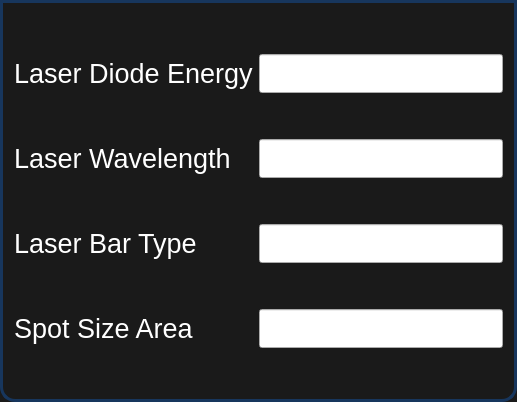
                              <widget class="QFrame" name="frame_4">
                               <property name="styleSheet">
                                <string notr="true">QFrame {
	border: 3px solid #FF17365D;
	border-bottom-left-radius: 15px;
	border-bottom-right-radius: 15px;
background-color: rgb(26, 26, 26);
}
QLabel{
border:0px;
color:white;
}</string>
                               </property>
                               <property name="frameShape">
                                <enum>QFrame::StyledPanel</enum>
                               </property>
                               <property name="frameShadow">
                                <enum>QFrame::Raised</enum>
                               </property>
                               <layout class="QVBoxLayout" name="verticalLayout_88">
                                <item>
                                 <layout class="QGridLayout" name="laserGridLayout">
                                  <property name="topMargin">
                                   <number>0</number>
                                  </property>
                                  <property name="rightMargin">
                                   <number>0</number>
                                  </property>
                                  <property name="bottomMargin">
                                   <number>0</number>
                                  </property>
                                  <item row="8" column="1">
                                   <widget class="LineEdit" name="txtSpotSize">
                                    <property name="font">
                                     <font>
                                      <family>Arial</family>
                                      <pointsize>20</pointsize>
                                     </font>
                                    </property>
                                    <property name="alignment">
                                     <set>Qt::AlignCenter</set>
                                    </property>
                                   </widget>
                                  </item>
                                  <item row="8" column="0">
                                   <widget class="QLabel" name="lblSpotSize">
                                    <property name="font">
                                     <font>
                                      <family>Arial</family>
                                      <pointsize>20</pointsize>
                                     </font>
                                    </property>
                                    <property name="text">
                                     <string>Spot Size Area</string>
                                    </property>
                                   </widget>
                                  </item>
                                  <item row="5" column="1">
                                   <spacer name="verticalSpacer_55">
                                    <property name="orientation">
                                     <enum>Qt::Vertical</enum>
                                    </property>
                                    <property name="sizeHint" stdset="0">
                                     <size>
                                      <width>20</width>
                                      <height>40</height>
                                     </size>
                                    </property>
                                   </spacer>
                                  </item>
                                  <item row="9" column="1">
                                   <spacer name="verticalSpacer_63">
                                    <property name="orientation">
                                     <enum>Qt::Vertical</enum>
                                    </property>
                                    <property name="sizeHint" stdset="0">
                                     <size>
                                      <width>20</width>
                                      <height>40</height>
                                     </size>
                                    </property>
                                   </spacer>
                                  </item>
                                  <item row="1" column="0">
                                   <widget class="QLabel" name="lblLaserDiodeEnergy">
                                    <property name="font">
                                     <font>
                                      <family>Arial</family>
                                      <pointsize>20</pointsize>
                                     </font>
                                    </property>
                                    <property name="text">
                                     <string>Laser Diode Energy</string>
                                    </property>
                                   </widget>
                                  </item>
                                  <item row="0" column="1">
                                   <spacer name="verticalSpacer_62">
                                    <property name="orientation">
                                     <enum>Qt::Vertical</enum>
                                    </property>
                                    <property name="sizeHint" stdset="0">
                                     <size>
                                      <width>20</width>
                                      <height>40</height>
                                     </size>
                                    </property>
                                   </spacer>
                                  </item>
                                  <item row="2" column="1">
                                   <spacer name="verticalSpacer_54">
                                    <property name="orientation">
                                     <enum>Qt::Vertical</enum>
                                    </property>
                                    <property name="sizeHint" stdset="0">
                                     <size>
                                      <width>20</width>
                                      <height>40</height>
                                     </size>
                                    </property>
                                   </spacer>
                                  </item>
                                  <item row="6" column="0">
                                   <widget class="QLabel" name="lblLaserBarType">
                                    <property name="font">
                                     <font>
                                      <family>Arial</family>
                                      <pointsize>20</pointsize>
                                     </font>
                                    </property>
                                    <property name="text">
                                     <string>Laser Bar Type</string>
                                    </property>
                                   </widget>
                                  </item>
                                  <item row="1" column="1">
                                   <widget class="LineEdit" name="txtLaserDiodeEnergy">
                                    <property name="font">
                                     <font>
                                      <family>Arial</family>
                                      <pointsize>20</pointsize>
                                     </font>
                                    </property>
                                    <property name="alignment">
                                     <set>Qt::AlignCenter</set>
                                    </property>
                                   </widget>
                                  </item>
                                  <item row="6" column="1">
                                   <widget class="LineEdit" name="txtLaserBarType">
                                    <property name="font">
                                     <font>
                                      <family>Arial</family>
                                      <pointsize>20</pointsize>
                                     </font>
                                    </property>
                                    <property name="alignment">
                                     <set>Qt::AlignCenter</set>
                                    </property>
                                   </widget>
                                  </item>
                                  <item row="4" column="0">
                                   <widget class="QLabel" name="lblLaserWavelength">
                                    <property name="font">
                                     <font>
                                      <family>Arial</family>
                                      <pointsize>20</pointsize>
                                     </font>
                                    </property>
                                    <property name="text">
                                     <string>Laser Wavelength</string>
                                    </property>
                                   </widget>
                                  </item>
                                  <item row="4" column="1">
                                   <widget class="LineEdit" name="txtLaserWavelength">
                                    <property name="font">
                                     <font>
                                      <family>Arial</family>
                                      <pointsize>20</pointsize>
                                     </font>
                                    </property>
                                    <property name="text">
                                     <string/>
                                    </property>
                                    <property name="alignment">
                                     <set>Qt::AlignCenter</set>
                                    </property>
                                   </widget>
                                  </item>
                                  <item row="7" column="1">
                                   <spacer name="verticalSpacer_41">
                                    <property name="orientation">
                                     <enum>Qt::Vertical</enum>
                                    </property>
                                    <property name="sizeHint" stdset="0">
                                     <size>
                                      <width>20</width>
                                      <height>40</height>
                                     </size>
                                    </property>
                                   </spacer>
                                  </item>
                                 </layout>
                                </item>
                               </layout>
                              </widget>
